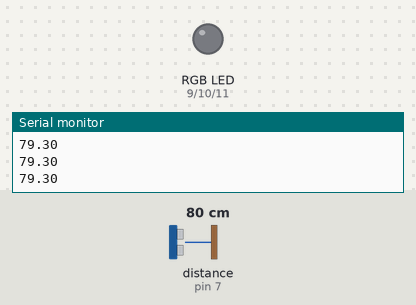
Simulated run of this sketch. Board: Arduino Uno, built with avr-gcc and run on an emulated ATmega328P. On the bench: an RGB LED mixed from three pins (HIGH = lit), the last lines printed to the serial monitor. Wiring (inferred from the names in the program): ultrasonic range finder: trigger pin 8; echo pin 7. The test bench sets the inputs (shaded band); at power-on: distance to the obstacle (sensor on pin 7) 80 cm. The echo pulse lasts 58.3 µs per cm; dim RGB values are drawn brighter than linear; random numbers use the default seed unless the sketch sets one; pins used as bus, display or sensor lines are not drawn.

Above: at 1.2 s.
1.3 s: distance to the obstacle (sensor on pin 7) set to 23 cm
2.8 s: distance to the obstacle (sensor on pin 7) set to 19 cm
At 2.96 s:
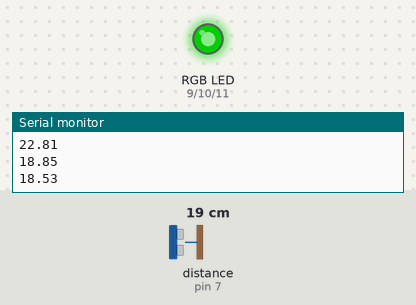
At 3.57 s:
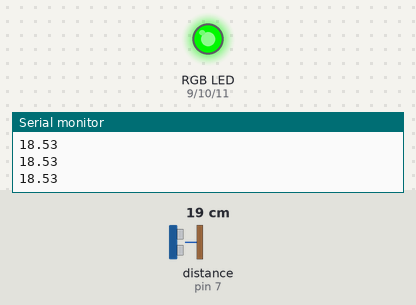
5.8 s: distance to the obstacle (sensor on pin 7) set to 17 cm
8.8 s: distance to the obstacle (sensor on pin 7) set to 13 cm
At 8.98 s:
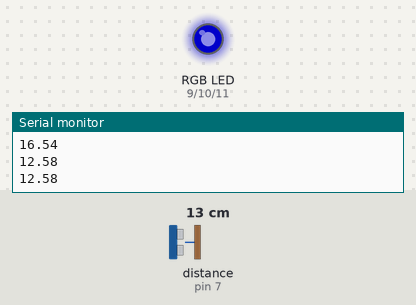
11.8 s: distance to the obstacle (sensor on pin 7) set to 9 cm
At 12.04 s:
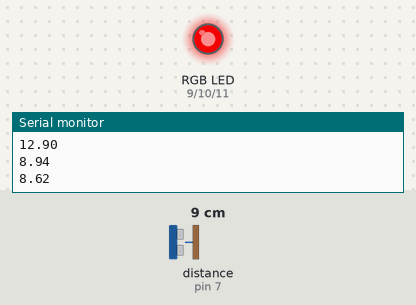
14.8 s: distance to the obstacle (sensor on pin 7) set to 35 cm
Timing chart, 0 to 17.3 s (numbered marks = the images above; inputs shaded):
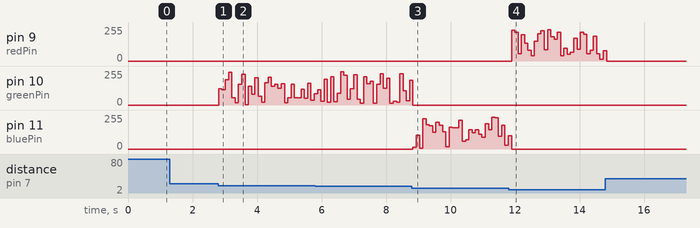

Measured:
- the behaviour switches between 21 and 20 cm on distance to the obstacle (sensor on pin 7) (found by bisection; images 0 and 1)
- the behaviour switches between 16 and 15 cm on distance to the obstacle (sensor on pin 7) (found by bisection; images 2 and 3)
- the behaviour switches between 11 and 10 cm on distance to the obstacle (sensor on pin 7) (found by bisection; images 3 and 4)
- after the input at 8.8 s, pin 11 (bluePin): 0/255 → 15/255 at once, → 104/255 0.10 s later, → 6/255 0.10 s later, → 228/255 0.10 s later, … (30 changes in this stretch)
- after the input at 11.8 s, pin 9 (redPin): 0/255 → 232/255 after 0.09 s, → 214/255 0.10 s later, → 53/255 0.10 s later, → 197/255 0.10 s later, … (29 changes in this stretch)

The sketch:

HCSR01_exam01.ino
```cpp
int sensorTrigger = 8;
int sensorEcho = 7;

int redPin = 9;
int greenPin = 10;
int bluePin = 11;

int ledValue = 0;

void setup() {

 Serial.begin(9600);

 pinMode(sensorTrigger, OUTPUT); // 10번핀은 트리거로 사용
 pinMode(sensorEcho, INPUT); // 9번핀은 에코로 사용

 pinMode(redPin, OUTPUT);
 pinMode(greenPin, OUTPUT);
 pinMode(bluePin, OUTPUT);
}

void loop() {
  // 초음파 신호 보내기
  digitalWrite(sensorTrigger, LOW);
  delayMicroseconds(2);

  digitalWrite(sensorTrigger, HIGH);
  delayMicroseconds(10);

  digitalWrite(sensorTrigger, LOW);


  double duration = pulseIn(sensorEcho, HIGH);
  double distance = 340 * duration / 10000 / 2;

  // 측정거리를 출력
  Serial.println(distance);

  ledValue = random(0,255);

  if(distance < 10 )
  {
    analogWrite(redPin, ledValue);
    analogWrite(bluePin, 0);
    analogWrite(greenPin, 0);
    }
  else if(distance < 15)
  {
    analogWrite(bluePin, ledValue);

    analogWrite(redPin, 0);
    analogWrite(greenPin, 0);
    }
  else if(distance < 20)
  {
    analogWrite(greenPin, ledValue);

     analogWrite(redPin, 0);
     analogWrite(bluePin, 0);
    }
  else
  {
     analogWrite(redPin, 0);
     analogWrite(bluePin, 0);
     analogWrite(greenPin, 0);
    }


  delay(100);

}
```
